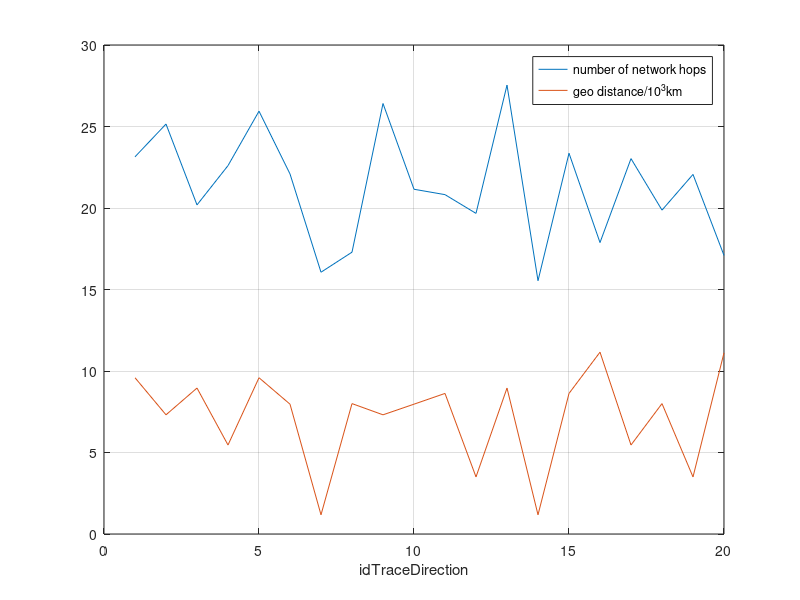

Source code (MATLAB):

y1 = [23.14 25.15 20.19 22.60 25.94 22.09 16.06 17.29 26.41 21.15 20.82 19.67 27.54 15.54 23.36 17.88 23.03 19.87 22.06 17.09];
y2 = [9.587 7.312 8.954 5.460 9.587 7.965 1.178 8 7.312 7.965 8.624 3.502 8.954 1.178 8.624 11.155 5.460 8 3.502 11.115];
plot(y1)
hold on 
plot(y2)
hold off
legend('number of network hops','geo distance/10^3km')
xlabel('idTraceDirection')
grid on
